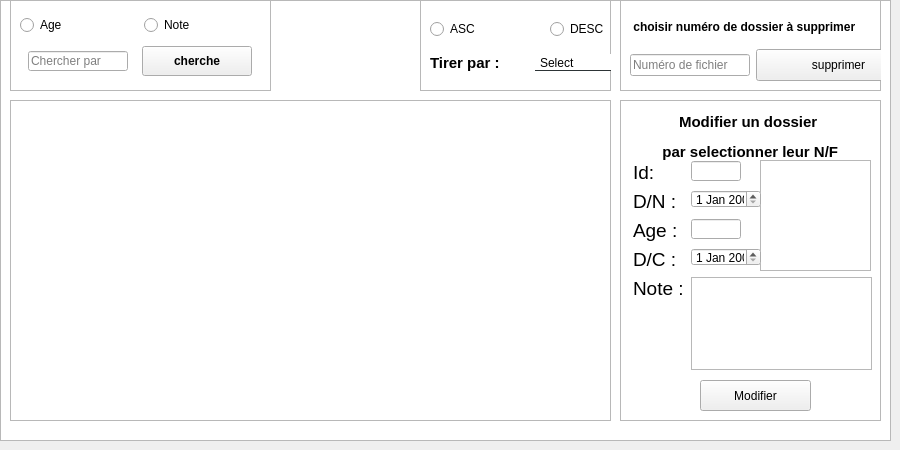
      <widget class="QWidget" name="tab_5">
       <attribute name="title">
        <string>Les dossiers medicale</string>
       </attribute>
       <widget class="QGraphicsView" name="graphicsView_3">
        <property name="geometry">
         <rect>
          <x>0</x>
          <y>0</y>
          <width>891</width>
          <height>441</height>
         </rect>
        </property>
        <property name="styleSheet">
         <string notr="true">border-image: url(:/136934.jpg);</string>
        </property>
       </widget>
       <widget class="QFrame" name="frame_11">
        <property name="geometry">
         <rect>
          <x>420</x>
          <y>0</y>
          <width>191</width>
          <height>91</height>
         </rect>
        </property>
        <property name="frameShape">
         <enum>QFrame::StyledPanel</enum>
        </property>
        <property name="frameShadow">
         <enum>QFrame::Raised</enum>
        </property>
        <widget class="QWidget" name="verticalLayoutWidget_5">
         <property name="geometry">
          <rect>
           <x>10</x>
           <y>10</y>
           <width>234</width>
           <height>71</height>
          </rect>
         </property>
         <layout class="QVBoxLayout" name="verticalLayout_5">
          <item>
           <layout class="QHBoxLayout" name="horizontalLayout_10">
            <item>
             <widget class="QRadioButton" name="radioButton_9">
              <property name="text">
               <string>ASC</string>
              </property>
             </widget>
            </item>
            <item>
             <widget class="QRadioButton" name="radioButton_10">
              <property name="text">
               <string>DESC</string>
              </property>
             </widget>
            </item>
           </layout>
          </item>
          <item>
           <layout class="QHBoxLayout" name="horizontalLayout_13">
            <item>
             <widget class="QLabel" name="label_19">
              <property name="font">
               <font>
                <pointsize>11</pointsize>
                <weight>75</weight>
                <bold>true</bold>
               </font>
              </property>
              <property name="text">
               <string>Tirer par :</string>
              </property>
             </widget>
            </item>
            <item>
             <widget class="QComboBox" name="comboBox_2">
              <property name="layoutDirection">
               <enum>Qt::LeftToRight</enum>
              </property>
              <property name="styleSheet">
               <string notr="true">QComboBox{
border:none;
border-bottom:1px solid #2d3436;
}
QComboBox::hover{
background: rgba(119,181,254,0.5);
}</string>
              </property>
              <item>
               <property name="text">
                <string>Select</string>
               </property>
              </item>
              <item>
               <property name="text">
                <string>Noméro de dossier</string>
               </property>
              </item>
              <item>
               <property name="text">
                <string>Date de consultation</string>
               </property>
              </item>
             </widget>
            </item>
           </layout>
          </item>
         </layout>
        </widget>
       </widget>
       <widget class="QFrame" name="frame_6">
        <property name="geometry">
         <rect>
          <x>10</x>
          <y>0</y>
          <width>261</width>
          <height>91</height>
         </rect>
        </property>
        <property name="frameShape">
         <enum>QFrame::StyledPanel</enum>
        </property>
        <property name="frameShadow">
         <enum>QFrame::Raised</enum>
        </property>
        <widget class="QWidget" name="verticalLayoutWidget_6">
         <property name="geometry">
          <rect>
           <x>10</x>
           <y>10</y>
           <width>241</width>
           <height>71</height>
          </rect>
         </property>
         <layout class="QVBoxLayout" name="verticalLayout_6">
          <item>
           <layout class="QHBoxLayout" name="horizontalLayout_11">
            <item>
             <widget class="QRadioButton" name="radioButton_4">
              <property name="text">
               <string>Age</string>
              </property>
             </widget>
            </item>
            <item>
             <widget class="QRadioButton" name="radioButton_6">
              <property name="text">
               <string>Note</string>
              </property>
             </widget>
            </item>
           </layout>
          </item>
          <item>
           <layout class="QHBoxLayout" name="horizontalLayout_14">
            <item>
             <widget class="QLineEdit" name="lineEdit_19">
              <property name="maximumSize">
               <size>
                <width>100</width>
                <height>20</height>
               </size>
              </property>
              <property name="placeholderText">
               <string>Chercher par</string>
              </property>
             </widget>
            </item>
            <item>
             <widget class="QPushButton" name="pb_ok1_2">
              <property name="maximumSize">
               <size>
                <width>110</width>
                <height>30</height>
               </size>
              </property>
              <property name="font">
               <font>
                <pointsize>9</pointsize>
                <weight>75</weight>
                <bold>true</bold>
               </font>
              </property>
              <property name="text">
               <string>cherche</string>
              </property>
             </widget>
            </item>
           </layout>
          </item>
         </layout>
        </widget>
       </widget>
       <widget class="QTableView" name="tableView_2">
        <property name="geometry">
         <rect>
          <x>10</x>
          <y>100</y>
          <width>601</width>
          <height>321</height>
         </rect>
        </property>
       </widget>
       <widget class="QFrame" name="frame_7">
        <property name="geometry">
         <rect>
          <x>620</x>
          <y>100</y>
          <width>261</width>
          <height>321</height>
         </rect>
        </property>
        <property name="frameShape">
         <enum>QFrame::StyledPanel</enum>
        </property>
        <property name="frameShadow">
         <enum>QFrame::Raised</enum>
        </property>
        <widget class="QPushButton" name="pushButton_7">
         <property name="geometry">
          <rect>
           <x>80</x>
           <y>280</y>
           <width>111</width>
           <height>31</height>
          </rect>
         </property>
         <property name="text">
          <string>Modifier</string>
         </property>
        </widget>
        <widget class="QWidget" name="verticalLayoutWidget_7">
         <property name="geometry">
          <rect>
           <x>30</x>
           <y>10</y>
           <width>244</width>
           <height>53</height>
          </rect>
         </property>
         <layout class="QVBoxLayout" name="verticalLayout_7">
          <item>
           <widget class="QLabel" name="label_67">
            <property name="font">
             <font>
              <pointsize>11</pointsize>
              <weight>75</weight>
              <bold>true</bold>
             </font>
            </property>
            <property name="styleSheet">
             <string notr="true">QLabel{
color: black;

border: none;
}</string>
            </property>
            <property name="text">
             <string>       Modifier un dossier</string>
            </property>
           </widget>
          </item>
          <item>
           <widget class="QLabel" name="label_9">
            <property name="font">
             <font>
              <pointsize>11</pointsize>
              <weight>75</weight>
              <bold>true</bold>
             </font>
            </property>
            <property name="text">
             <string>   par selectionner leur N/F</string>
            </property>
           </widget>
          </item>
         </layout>
        </widget>
        <widget class="QGraphicsView" name="graphicsView_6">
         <property name="geometry">
          <rect>
           <x>140</x>
           <y>60</y>
           <width>111</width>
           <height>111</height>
          </rect>
         </property>
         <property name="styleSheet">
          <string notr="true">border-image: url(:/symbole.png);</string>
         </property>
        </widget>
        <widget class="QLabel" name="label_55">
         <property name="geometry">
          <rect>
           <x>13</x>
           <y>90</y>
           <width>46</width>
           <height>23</height>
          </rect>
         </property>
         <property name="font">
          <font>
           <pointsize>14</pointsize>
          </font>
         </property>
         <property name="text">
          <string>D/N :</string>
         </property>
        </widget>
        <widget class="QLabel" name="label_56">
         <property name="geometry">
          <rect>
           <x>13</x>
           <y>119</y>
           <width>45</width>
           <height>23</height>
          </rect>
         </property>
         <property name="font">
          <font>
           <pointsize>14</pointsize>
          </font>
         </property>
         <property name="text">
          <string>Age :</string>
         </property>
        </widget>
        <widget class="QDateEdit" name="dateEdit_3">
         <property name="geometry">
          <rect>
           <x>71</x>
           <y>90</y>
           <width>70</width>
           <height>18</height>
          </rect>
         </property>
         <property name="maximumSize">
          <size>
           <width>90</width>
           <height>16777215</height>
          </size>
         </property>
        </widget>
        <widget class="QLineEdit" name="age_2">
         <property name="geometry">
          <rect>
           <x>71</x>
           <y>119</y>
           <width>50</width>
           <height>20</height>
          </rect>
         </property>
         <property name="maximumSize">
          <size>
           <width>50</width>
           <height>16777215</height>
          </size>
         </property>
        </widget>
        <widget class="QLabel" name="label_57">
         <property name="geometry">
          <rect>
           <x>13</x>
           <y>148</y>
           <width>44</width>
           <height>23</height>
          </rect>
         </property>
         <property name="font">
          <font>
           <pointsize>14</pointsize>
          </font>
         </property>
         <property name="text">
          <string>D/C :</string>
         </property>
        </widget>
        <widget class="QDateEdit" name="dateEdit_4">
         <property name="geometry">
          <rect>
           <x>71</x>
           <y>148</y>
           <width>70</width>
           <height>18</height>
          </rect>
         </property>
         <property name="maximumSize">
          <size>
           <width>90</width>
           <height>16777215</height>
          </size>
         </property>
        </widget>
        <widget class="QLabel" name="label_16">
         <property name="geometry">
          <rect>
           <x>13</x>
           <y>177</y>
           <width>52</width>
           <height>23</height>
          </rect>
         </property>
         <property name="font">
          <font>
           <pointsize>14</pointsize>
          </font>
         </property>
         <property name="text">
          <string>Note :</string>
         </property>
        </widget>
        <widget class="QLabel" name="label_14">
         <property name="geometry">
          <rect>
           <x>13</x>
           <y>61</y>
           <width>25</width>
           <height>23</height>
          </rect>
         </property>
         <property name="font">
          <font>
           <pointsize>14</pointsize>
          </font>
         </property>
         <property name="text">
          <string>Id:</string>
         </property>
        </widget>
        <widget class="QLineEdit" name="idp_2">
         <property name="geometry">
          <rect>
           <x>71</x>
           <y>61</y>
           <width>50</width>
           <height>20</height>
          </rect>
         </property>
         <property name="maximumSize">
          <size>
           <width>50</width>
           <height>16777215</height>
          </size>
         </property>
        </widget>
        <widget class="QTextEdit" name="note_2">
         <property name="geometry">
          <rect>
           <x>71</x>
           <y>177</y>
           <width>181</width>
           <height>93</height>
          </rect>
         </property>
        </widget>
       </widget>
       <widget class="QPushButton" name="pushButton_8">
        <property name="geometry">
         <rect>
          <x>270</x>
          <y>0</y>
          <width>151</width>
          <height>41</height>
         </rect>
        </property>
        <property name="styleSheet">
         <string notr="true">

QPushButton{
background-color: transparent;
background: none;
border: none;
background-repeat: none;
border-image: url(:/ref.png);
}



QPushButton:hover{
border: 5px slolid ;
}</string>
        </property>
        <property name="text">
         <string/>
        </property>
       </widget>
       <widget class="QFrame" name="frame_8">
        <property name="geometry">
         <rect>
          <x>620</x>
          <y>0</y>
          <width>261</width>
          <height>91</height>
         </rect>
        </property>
        <property name="frameShape">
         <enum>QFrame::StyledPanel</enum>
        </property>
        <property name="frameShadow">
         <enum>QFrame::Raised</enum>
        </property>
        <widget class="QWidget" name="verticalLayoutWidget_8">
         <property name="geometry">
          <rect>
           <x>10</x>
           <y>10</y>
           <width>291</width>
           <height>71</height>
          </rect>
         </property>
         <layout class="QVBoxLayout" name="verticalLayout_8">
          <item>
           <widget class="QLabel" name="label_68">
            <property name="font">
             <font>
              <pointsize>9</pointsize>
              <weight>75</weight>
              <bold>true</bold>
             </font>
            </property>
            <property name="styleSheet">
             <string notr="true">QLabel{
color: black;

border: none;
}</string>
            </property>
            <property name="text">
             <string> choisir numéro de dossier à supprimer</string>
            </property>
           </widget>
          </item>
          <item>
           <layout class="QHBoxLayout" name="horizontalLayout_6">
            <item>
             <widget class="QLineEdit" name="sup_id_2">
              <property name="maximumSize">
               <size>
                <width>120</width>
                <height>16777215</height>
               </size>
              </property>
              <property name="text">
               <string/>
              </property>
              <property name="placeholderText">
               <string>Numéro de fichier</string>
              </property>
             </widget>
            </item>
            <item>
             <widget class="QPushButton" name="pushButton_9">
              <property name="maximumSize">
               <size>
                <width>16777215</width>
                <height>40</height>
               </size>
              </property>
              <property name="text">
               <string>supprimer</string>
              </property>
             </widget>
            </item>
           </layout>
          </item>
         </layout>
        </widget>
       </widget>
       <widget class="QLineEdit" name="nf_2">
        <property name="geometry">
         <rect>
          <x>360</x>
          <y>60</y>
          <width>50</width>
          <height>20</height>
         </rect>
        </property>
        <property name="maximumSize">
         <size>
          <width>50</width>
          <height>16777215</height>
         </size>
        </property>
       </widget>
       <widget class="QPushButton" name="pushButton_10">
        <property name="geometry">
         <rect>
          <x>290</x>
          <y>40</y>
          <width>101</width>
          <height>61</height>
         </rect>
        </property>
        <property name="styleSheet">
         <string notr="true">

QPushButton{
background-color: transparent;
background: none;
border: none;
background-repeat: none;
	border-image: url(:/print.png);
}



QPushButton:hover{
border: 5px slolid ;
}</string>
        </property>
        <property name="text">
         <string/>
        </property>
       </widget>
       <widget class="QLineEdit" name="lineEdit_2">
        <property name="geometry">
         <rect>
          <x>440</x>
          <y>90</y>
          <width>191</width>
          <height>31</height>
         </rect>
        </property>
       </widget>
       <zorder>nf_2</zorder>
       <zorder>lineEdit_2</zorder>
       <zorder>graphicsView_3</zorder>
       <zorder>frame_11</zorder>
       <zorder>frame_6</zorder>
       <zorder>tableView_2</zorder>
       <zorder>frame_7</zorder>
       <zorder>pushButton_8</zorder>
       <zorder>frame_8</zorder>
       <zorder>pushButton_10</zorder>
      </widget>
